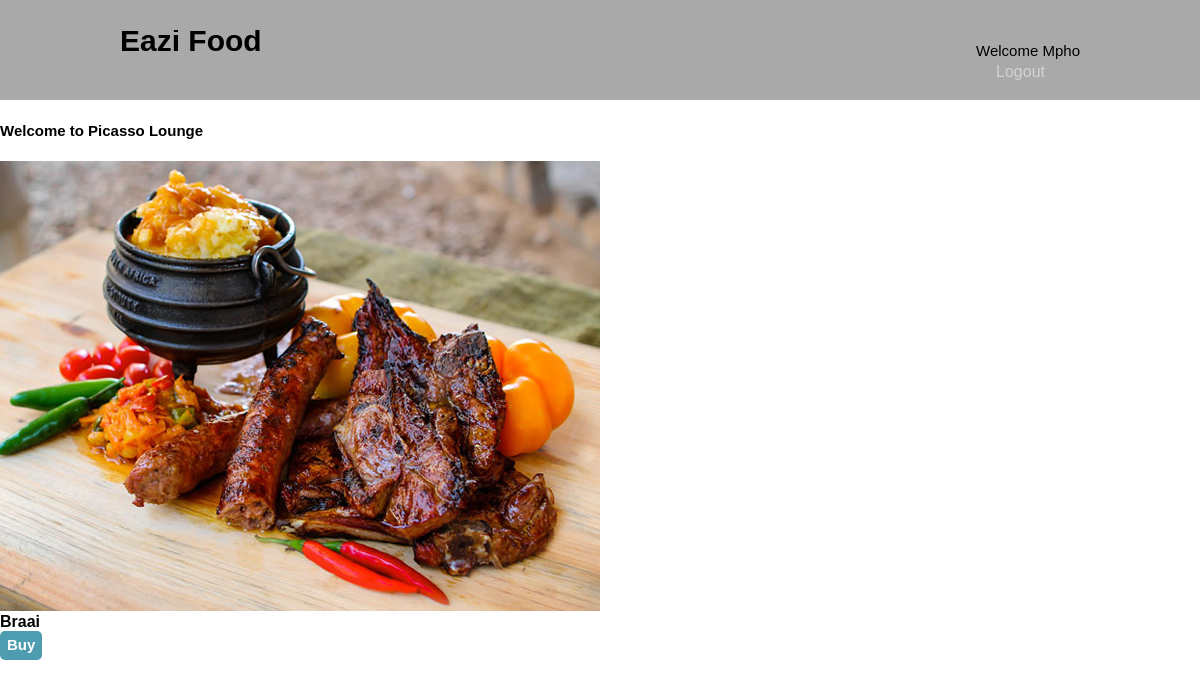
Screenshot of /Group11_TheAccelerators_Demo/menu.php?rn=Picasso Lounge (signed in) with the database file from the repository.
### tables this page shows
CREATE TABLE `menu` (
  `Id` int(11) NOT NULL,
  `name` varchar(100) NOT NULL,
  `Price` double NOT NULL,
  `image` varchar(50) NOT NULL,
  `restaurantName` varchar(100) NOT NULL
);

### Group11_TheAccelerators_Demo/menu.php (the view, shortened to what this page needs)
<?php
include("connection.php");
$restName = $_GET['rn'];
?>
<head>
    <link rel="stylesheet" href="./css/style.css">
</head>
<body>
    <header>
        <div class="container">
            <div id="branding">
                <h1>Eazi Food</h1>
            </div>
            <nav>
                <div>Welcome <?php echo $_SESSION['customerName'] ?></div>
                <ul>
                    <li><a href="logout.php">Logout</a></li>
                </ul>
            </nav>
    </header>
    <section>
        <div>
            <h4> Welcome to <?php echo $restName ?></h4>
        </div>
        <?php
        $sql = "SELECT * FROM menu WHERE restaurantName= '$restName'";
        $results = $con->query($sql);
        if ($results->num_rows > 0) {
            while ($row = mysqli_fetch_assoc($results)) {
                echo "<img class='image-style' src='foodImages/" . $row['image'] . "'><br>"
                    . "<div style='font-size: 16px; font-weight:bold;'>" . $row["name"] . "</div>"
                    . "<a href='order.php?rn=" . $row["Id"] . "' class='a'>Buy</a> ";
            }
        } else {
            echo "Error: " . $sql . "<br>" . $con->error;
        }
        ?>
    </section>
</body>
</html>

### Group11_TheAccelerators_Demo/css/style.css (style rules this page uses)
body { font-family: Arial, Helvetica, sans-serif; font-size: 15px; line-height: 1.4em; padding: 0; margin: 0; background-color: white; }
.container { width: 80%; margin: auto; overflow: hidden; }
header { background-color: darkgray; padding-top: 30px; min-height: 70px; }
header a { color: lightgray; text-decoration: none; font-size: 16px; }
ul { margin: 0; padding: 0; }
header li { float: left; display: inline; padding: 0 20px 0 20px; }
header #branding { float: left; }
header #branding h1 { margin: 0; }
header nav { float: right; margin-top: 10px; }

### Group11_TheAccelerators_Demo/menu.php (style rules this page uses)
.a { width: 115px; height: 20px; background: #4E9CAF; padding: 7px; text-align: center; border-radius: 5px; color: white; font-weight: bold; line-height: 25px; text-decoration: none; padding-top: 5px; }

### rows the page displays
menu: image (picture), name "Braai"

### other values shown
$_SESSION['customerName'] "Mpho"
$restName "Picasso Lounge"
